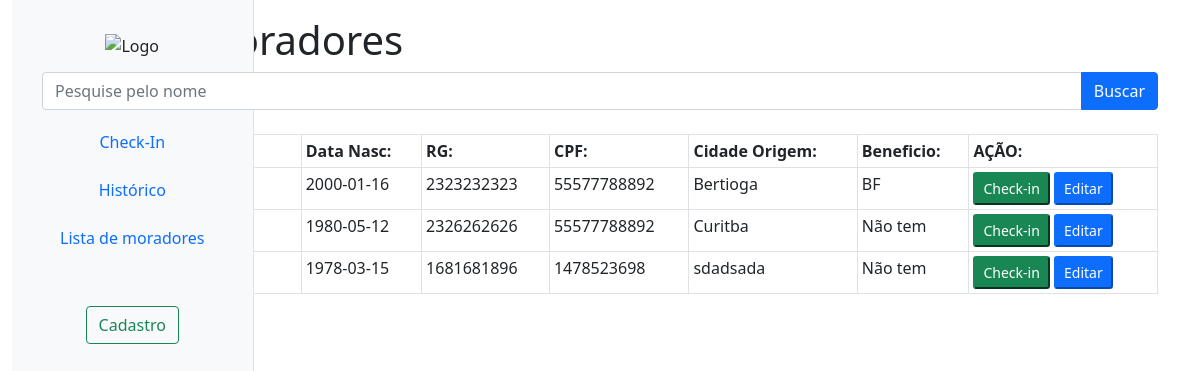
The app's page /fazcheckin.php, older data.
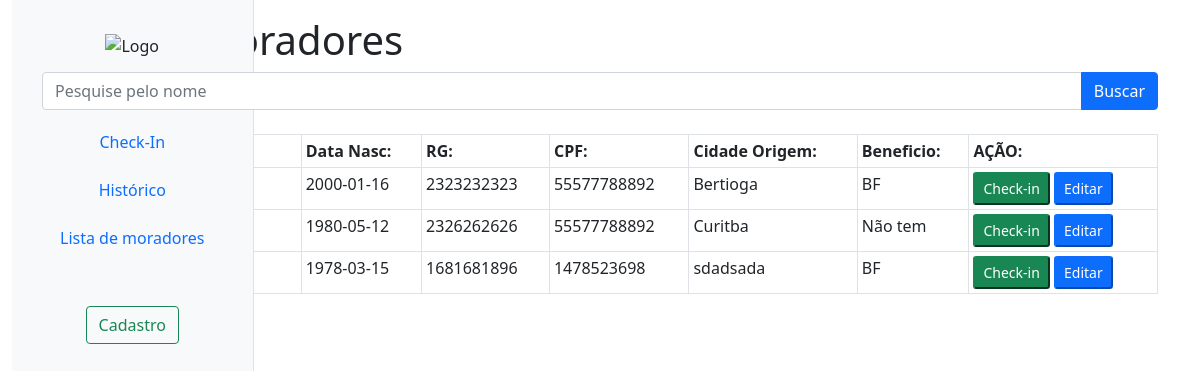
The same page, newer data.
### tables this page shows
CREATE TABLE moradores(
    id INTEGER PRIMARY KEY AUTOINCREMENT,
    nome TEXT NOT NULL,
    data_nasc TEXT NOT NULL,
    rg TEXT NOT NULL,
    cpf TEXT NOT NULL,
    cidade_origem TEXT NOT NULL,
    beneficio TEXT NOT NULL
    );

### fazcheckin.php (the view, shortened to what this page needs)
<?php
require 'Formularios/processo.php';
$pesquisa = $_GET['nome'] ?? '';
if($pesquisa){
  $stmt = $db->prepare("SELECT * FROM moradores WHERE nome LIKE ?");
  $stmt->execute(["%$pesquisa%"]);
}
else{
$stmt = $db->prepare("SELECT * from moradores");
$stmt->execute();
}
$moradores = $stmt->fetchAll(PDO::FETCH_ASSOC);
?>
<!DOCTYPE html>
<html lang="pt-br">
    <head>
        <link rel="stylesheet" href="css/style.css">
        <link href="https://cdn.jsdelivr.net/npm/bootstrap@5.0.2/dist/css/bootstrap.min.css" rel="stylesheet">
    </head>
    <body>
      <div class="container-fluid">
    <nav class="col-md d-none d-md-block bg-light sidebar vh-100 position-fixed border-end">
      <div class="position-sticky pt-3">
        <ul class="nav flex-column text-center">
          <li class="mb-3">
            <img src="https://www.aparecida.sp.gov.br/img/logo_rodape.png" class="img-fluid px-3" alt="Logo">
          </li>
        <li class="nav-item"><a href="index.html" class="nav-link px-2 mb-2 text-secondary">Home</a></li>
          <li class="nav-item"><a href="lista.php" class="nav-link px-2 mb-2">Check-In</a></li>
          <li class="nav-item"><a href="checarlista.php" class="nav-link px-2 mb-2">Histórico</a></li>
          <li class="nav-item"><a href="fazcheckin.php" class="nav-link px-5 mb-5">Lista de moradores</a></li>
          <li class="nav-item"><a href="cadmorador.html" class="btn btn-outline-success mb-5">Cadastro</a></li>
        </ul>
      </div>
      </nav>
      <div>
        <div class="container pt-3">
        <h1>Lista de moradores</h1>
        <form method="get" action="fazcheckin.php">
          <div class = "input-group">
          <input type="text" class="form-control" placeholder="Pesquise pelo nome" name="nome" value=<?php echo htmlspecialchars($pesquisa);?>>
          <button class="btn btn-primary" type="submit">Buscar</button>
          </div>
        </form><br>
        <?php if (count($moradores) > 0): ?>
        <table class="table table-bordered table-sm table-responsive">
            <tr>
                <th>Nome:</th>
                <th>Data Nasc:</th>
                <th>RG:</th>
                <th>CPF:</th>
                <th>Cidade Origem:</th>
                <th>Beneficio:</th>
                <th>AÇÃO:</th>
            </tr>
            <?php foreach ($moradores as $m): ?>
            <tr>
                <td><?php echo ($m['nome'])?></td>
                <td><?php echo ($m['data_nasc'])?></td>
                <td><?php echo ($m['rg'])?></td>
                <td><?php echo ($m['cpf'])?></td>
                <td><?php echo ($m['cidade_origem'])?></td>
                <td><?php echo ($m['beneficio'])?></td>
                <td>
                    <form method="get" action = "Formularios/checkin.php" onsubmit="return confirm('Deseja confirmar o check-in?')">
                    <button class="btn-sm btn-success" type = "submit">Check-in</button>
                    </form>
                    <form method="get" action = "Formularios/editar.php" onsubmit="return confirm('Deseja editar o cadastro?')">
                    <button class="btn-sm btn-primary" type = "submit">Editar</button>
                    </form>
                </td>
            </tr>
            <?php endforeach; ?>
        </table>
        <?php else: ?>
            <p>Nenhum morador encontrado.</p>
        <?php endif; ?>
          </div>
        </body>
        </html>

Row changes from the older to the newer data that the page shows:
changed moradores "sdadsada": beneficio "Não tem" → "BF"
